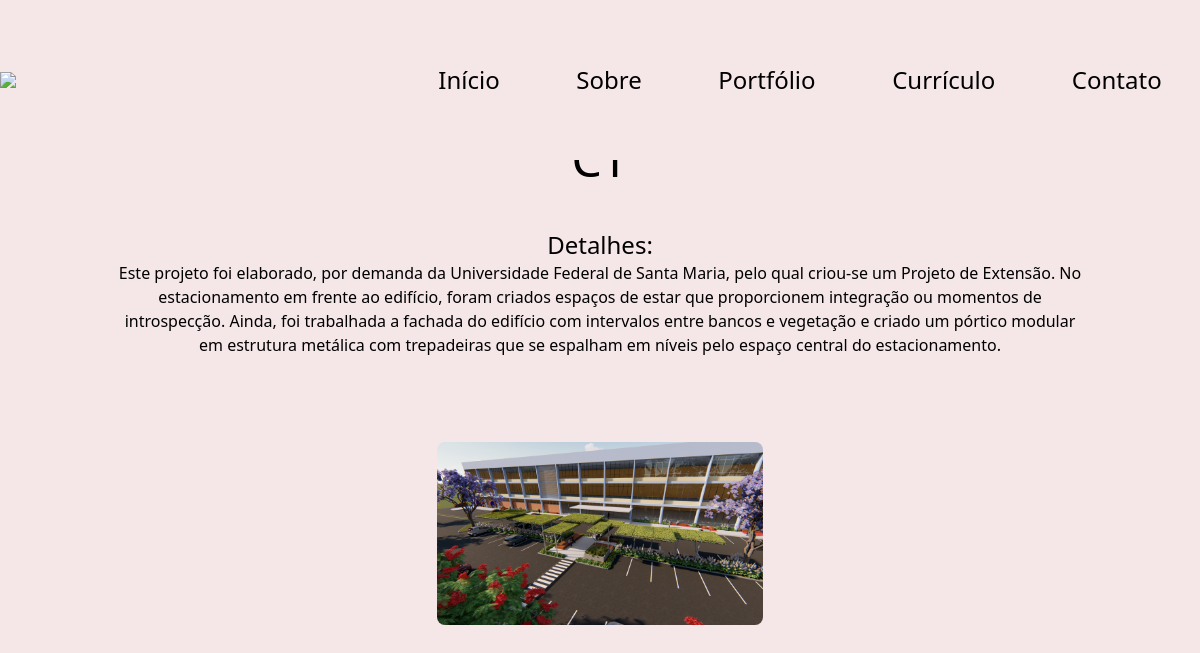
The page /projetos/CT/ on the database its author committed.
### projects/models.py (models this page shows, shortened)
class Project(models.Model):
    name = models.CharField(max_length=30, null=False, default="", unique=True)
    description = models.TextField(default="")
    image = models.ImageField(upload_to='images/', blank=True)
    category = models.ForeignKey('Category',default=1, on_delete=models.SET_DEFAULT ,related_name="created")
    class Meta:
        verbose_name = "Projeto"
        verbose_name_plural = "Projetos"

### website/views.py (the view)
# urls.py: path('projetos/<str:pk>/', views.detail),
def detail(request, pk):
    project = Project.objects.get(name=pk)
    images = Image.objects.all().filter(project=project)
    return render(request, 'projectDetail.html',{
        'images':images,
        'detail':project
    })

### theme/templates/projectDetail.html (shortened to what this page needs)
{% extends "base.html" %}
{% load static tailwind_tags %}
{% block content %}
	<div class="w-full flex flex-col min-h-screen justify-around p-28 mt-24">
	<h2 class="text-center w-full text-5xl">
	</h2>
	<div class="w-full text-center">
	<p class="text-2xl">Detalhes:</p>
	<p class="w-full text-center text-base">{{detail.description}}</p>
	</div>
	<div class="flex flex-row flex-wrap justify-around">
		<img src="{{detail.image.url}}" class="group-hover:scale-125 ease-in duration-200 h-auto w-1/3 rounded-lg m-10">
	</div>
{% endblock %}

### theme/templates/base.html (shortened to what this page needs)
{% load static tailwind_tags %}
<!DOCTYPE html>
<html lang="en">
	<head>
		{% tailwind_css %}
	</head>
	<body class="bg-bodyColor flex flex-col justify-center">
		<header class="ease-in fixed top-0 left-0 duration-75 h-36 w-full overflow-hidden opacity-0 md:opacity-100 bg-bodyColor flex md:flex-row flex-col items-center justify-between z-50" id="navFlex" style="height: 10em;">
			<img src="{% static 'images/logo.png' %}" class="ease-in duration-500 bg-bodyColor w-full md:w-1/4 md:h-auto h-1/2 opacity-0 md:opacity-100" id="logoFlex">
			<nav class="ease-in duration-500 bg-headerColor md:bg-bodyColor text-center md:border-0 border-t-8 border-double border-textColor w-full md:w-2/3 md:text-2xl flex md:flex-row flex-col justify-around fontMoon md:h-auto h-0" id="itemNavFlex">
				<a href="{% url 'home' %}">Início</a>
				<a href="{% url 'home' %}">Sobre</a>
				<a href="{% url 'home' %}#projects">Portfólio</a>
				<a href="">Currículo</a>
				<a href="{% url 'contact' %}">Contato</a>
			</nav>
		</header>
		{% block content %}
		{% endblock %}
	</body>
</html>

### theme/templates/base.html (style rules this page uses)
html { scroll-behavior: smooth; }

### rows shown on the page
Project: description "Este projeto foi elaborado, por demanda da Universidade Federal de Santa Maria, pelo qual criou-se um Projeto de Extensão. No estacionamento em frente ao edifício, foram criados espaços de estar que proporcionem integração ou momentos de introspecção. Ainda, foi trabalhada a fachada do edifício com intervalos entre bancos e vegetação e criado um pórtico modular em estrutura metálica com trepadeiras que se espalham em níveis pelo espaço central do estacionamento.", image (picture)
